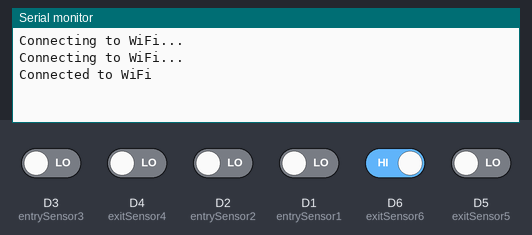
A sketch run on a simulated ESP8266 (NodeMCU). Parts: the last lines printed to the serial monitor. The inputs (shaded band) are chosen by the test bench; at power-on: D6 (exitSensor6) HIGH, D1 (entrySensor1), D2 (entrySensor2), D3 (entrySensor3), D4 (exitSensor4), D5 (exitSensor5) LOW. WiFi joins after 1.5 s; servers stay silent unless stated.

Above: at 3.2 s.
3.3 s: D3 (entrySensor3) driven HIGH
At 4.8 s:
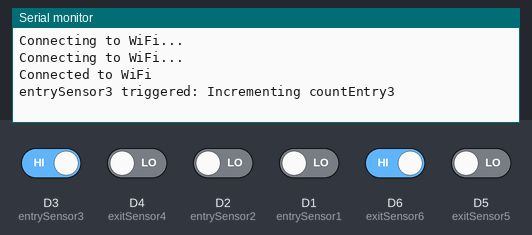
6.5 s: D2 (entrySensor2) driven HIGH
8.0 s: D1 (entrySensor1) driven HIGH
At 8.5 s:
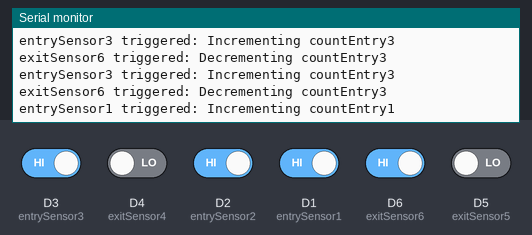
Timing chart, 0 to 11.0 s (numbered marks = the images above; inputs shaded):
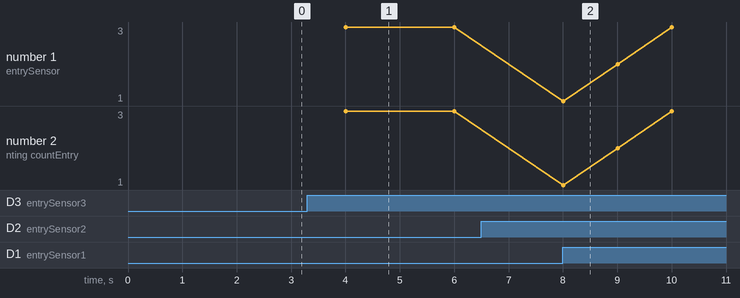

The sketch:

Passenger_counting_system.ino
```cpp
#include <ESP8266WiFi.h>
#include <WiFiClient.h>

// Replace with your network credentials
const char* ssid = "pass";
const char* password = "pass@123";
// Replace with your ThingSpeak API key
const char* apiKey = "LLD0F8UJV2QWDJ5T";
// ThingSpeak server
const char* server = "api.thingspeak.com";

// IR sensor pins
const int entrySensor1 = D1;
const int entrySensor2 = D2;
const int entrySensor3 = D3;
const int exitSensor4 = D4;
const int exitSensor5 = D5;
const int exitSensor6 = D6;

// Initialize vehicle counts
int countEntry1 = 0;
int countEntry2 = 0;
int countEntry3 = 0;

// Initialize timers
unsigned long entry1HighTime = 0;
unsigned long entry2HighTime = 0;
unsigned long entry3HighTime = 0;
unsigned long exit4HighTime = 0;
unsigned long exit5HighTime = 0;
unsigned long exit6HighTime = 0;

// Flags to track if a sensor was high for 60 seconds
bool entry1Flag = false;
bool entry2Flag = false;
bool entry3Flag = false;
bool exit4Flag = false;
bool exit5Flag = false;
bool exit6Flag = false;

WiFiClient client;

void setup() {
    Serial.begin(9600);

    // Initialize WiFi connection
    WiFi.begin(ssid, password);
    while (WiFi.status() != WL_CONNECTED) {
        delay(1000);
        Serial.println("Connecting to WiFi...");
    }
    Serial.println("Connected to WiFi");

    // Set up sensor pins as inputs
    pinMode(entrySensor1, INPUT);
    pinMode(entrySensor2, INPUT);
    pinMode(entrySensor3, INPUT);
    pinMode(exitSensor4, INPUT);
    pinMode(exitSensor5, INPUT);
    pinMode(exitSensor6, INPUT);
}

void loop() {
    // Read sensor states
    bool entry1 = digitalRead(entrySensor1) == LOW;
    bool entry2 = digitalRead(entrySensor2) == LOW;
    bool entry3 = digitalRead(entrySensor3) == LOW;
    bool exit4 = digitalRead(exitSensor4) == LOW;
    bool exit5 = digitalRead(exitSensor5) == LOW;
    bool exit6 = digitalRead(exitSensor6) == LOW;

    unsigned long currentTime = millis();

    // Handle entry sensors
    if (entry1) {
        if (entry1HighTime == 0) {
            entry1HighTime = currentTime;
        } else if (currentTime - entry1HighTime >= 60000) {
            entry1Flag = true;
        }
    } else {
        if (!entry1Flag) {
            countEntry1++;
            Serial.println("entrySensor1 triggered: Incrementing countEntry1");
        }
        entry1HighTime = 0;
        entry1Flag = false;
        delay(1000); // debounce delay
    }

    if (entry2) {
        if (entry2HighTime == 0) {
            entry2HighTime = currentTime;
        } else if (currentTime - entry2HighTime >= 60000) {
            entry2Flag = true;
        }
    } else {
        if (!entry2Flag) {
            countEntry2++;
            Serial.println("entrySensor2 triggered: Incrementing countEntry2");
        }
        entry2HighTime = 0;
        entry2Flag = false;
        delay(1000); // debounce delay
    }

    if (entry3) {
        if (entry3HighTime == 0) {
            entry3HighTime = currentTime;
        } else if (currentTime - entry3HighTime >= 60000) {
            entry3Flag = true;
        }
    } else {
        if (!entry3Flag) {
            countEntry3++;
            Serial.println("entrySensor3 triggered: Incrementing countEntry3");
        }
        entry3HighTime = 0;
        entry3Flag = false;
        delay(1000); // debounce delay
    }

    // Handle exit sensors
    if (exit4) {
        if (exit4HighTime == 0) {
            exit4HighTime = currentTime;
        } else if (currentTime - exit4HighTime >= 60000) {
            exit4Flag = true;
        }
    } else {
        if (!exit4Flag && countEntry1 > 0) {
            countEntry1--;
            Serial.println("exitSensor4 triggered: Decrementing countEntry1");
        }
        exit4HighTime = 0;
        exit4Flag = false;
        delay(1000); // debounce delay
    }

    if (exit5) {
        if (exit5HighTime == 0) {
            exit5HighTime = currentTime;
        } else if (currentTime - exit5HighTime >= 60000) {
            exit5Flag = true;
        }
    } else {
        if (!exit5Flag && countEntry2 > 0) {
            countEntry2--;
            Serial.println("exitSensor5 triggered: Decrementing countEntry2");
        }
        exit5HighTime = 0;
        exit5Flag = false;
        delay(1000); // debounce delay
    }

    if (exit6) {
        if (exit6HighTime == 0) {
            exit6HighTime = currentTime;
        } else if (currentTime - exit6HighTime >= 60000) {
            exit6Flag = true;
        }
    } else {
        if (!exit6Flag && countEntry3 > 0) {
            countEntry3--;
            Serial.println("exitSensor6 triggered: Decrementing countEntry3");
        }
        exit6HighTime = 0;
        exit6Flag = false;
        delay(1000); // debounce delay
    }

    // Calculate total count of all entries
    int totalEntries = countEntry1 + countEntry2 + countEntry3;

    // Update ThingSpeak every 10 seconds
    if (millis() % 10000 == 0) {
        updateThingSpeak(countEntry1, countEntry2, countEntry3, totalEntries);
    }
}

void updateThingSpeak(int countEntry1, int countEntry2, int countEntry3, int totalEntries) {
    if (WiFi.status() == WL_CONNECTED) {
        String url = "/update?api_key=";
        url += apiKey;
        url += "&field1=";
        url += countEntry1;
        url += "&field2=";
        url += countEntry2;
        url += "&field3=";
        url += countEntry3;
        url += "&field4=";
        url += totalEntries;
        Serial.print("Updating ThingSpeak: ");
        Serial.println(url);
        if (client.connect(server, 80)) {
            client.print(String("GET ") + url + " HTTP/1.1\r\n" +
                         "Host: " + server + "\r\n" +
                         "Connection: close\r\n\r\n");
            client.stop();
        } else {
            Serial.println("Error connecting to ThingSpeak");
        }
    } else {
        Serial.println("WiFi Disconnected");
    }
}
```

Measured:
- after the input at 3.3 s, the serial monitor: prints a new line after 0.70 s (image 1)
- after the input at 8.0 s, the serial monitor: prints a new line at once (image 2)
